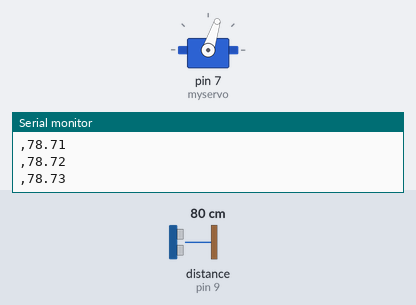
A sketch run on a simulated Arduino Uno, built with avr-gcc and run on an emulated ATmega328P. Parts: servo, the last lines printed to the serial monitor. Wiring (inferred from the names in the program): ultrasonic range finder: trigger pin 8; echo pin 9. The inputs (shaded band) are chosen by the test bench; at power-on: distance to the obstacle (sensor on pin 9) 80 cm. The echo pulse lasts 58.3 µs per cm.

Above: at 1.2 s.
1.3 s: distance to the obstacle (sensor on pin 9) set to 2 cm
At 2.1 s:
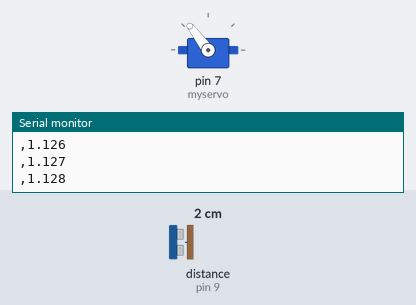
4.3 s: distance to the obstacle (sensor on pin 9) set to 250 cm
At 5.83 s:
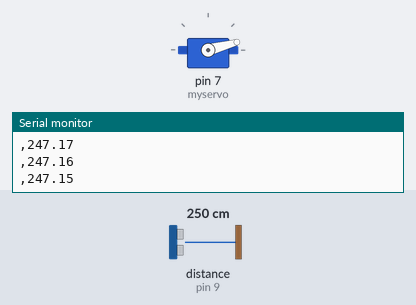
7.3 s: distance to the obstacle (sensor on pin 9) set to 4 cm
10.3 s: distance to the obstacle (sensor on pin 9) set to 35 cm
Timing chart, 0 to 14.3 s (numbered marks = the images above; inputs shaded):
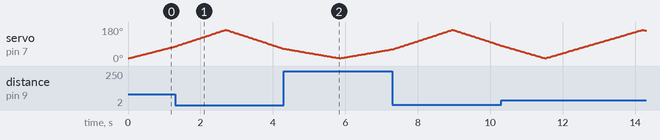

The sketch:

makeuoft_servo_v1.ino
```cpp
#include <Servo.h>

#define trigPin 8
#define echoPin 9

long duration;
int distance ;

Servo myservo;

int calculateDistance()
{
  digitalWrite(trigPin,LOW);
  delayMicroseconds(2);
  digitalWrite(trigPin,HIGH);
  delayMicroseconds(10);
  digitalWrite(trigPin,LOW);
  duration = pulseIn(echoPin, HIGH);
  distance = duration*0.034/2;
  return distance;
}

void setup()
{
  pinMode(trigPin, OUTPUT);
  pinMode(echoPin, INPUT);
  myservo.attach(7);
  Serial.begin(9600);
}

void loop()
{
 int i ;
 for (i=15; i<=165; i++)
 {
  myservo.write(i);
  delay(15);
  calculateDistance();
  Serial.println(i);
  //Serial.println('\n');
  Serial.print(",");
  Serial.print(distance);
  Serial.print(".");
 }
 for(i=165; i>=15; i--)
 {
  myservo.write(i);
  //Serial.println('\n');
  delay(15);
  calculateDistance();
  Serial.println(i);
  //Serial.println('\n');
  Serial.print(",");
  Serial.print(distance);
  Serial.print(".");

 }


}
```
